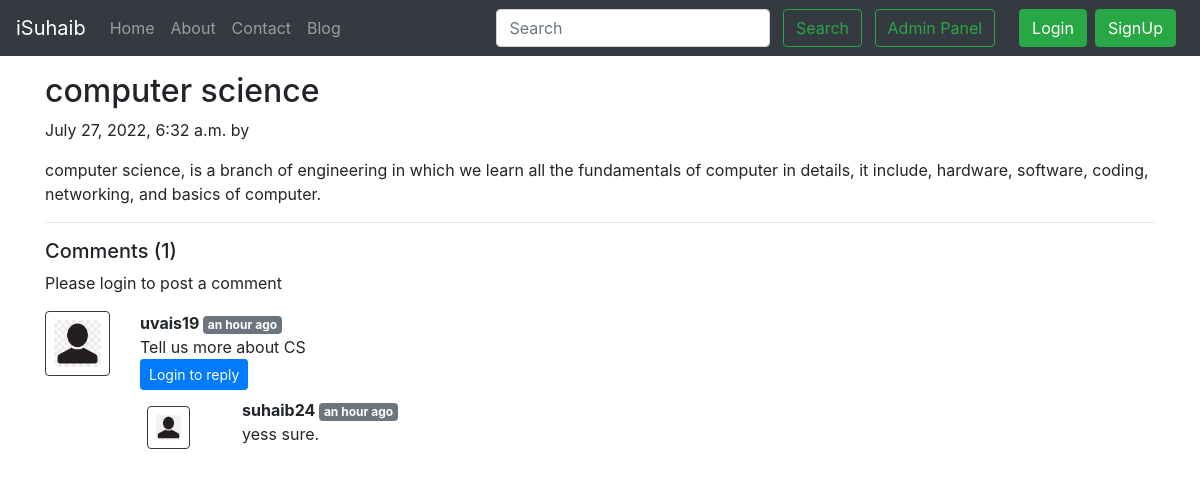
The page /blog/cs on the database its author committed.
### blog/models.py (models this page shows, shortened)
class Post(models.Model):
    id=models.AutoField(primary_key=True)
    title=models.CharField(max_length=255)
    user=models.ForeignKey(User, on_delete=models.CASCADE, default=0)
    slug=models.CharField(max_length=130)
    timeStamp=models.DateTimeField(blank=True, default=now)
    content=models.TextField()
    img = models.ImageField(upload_to='static', default=0)

class BlogComment(models.Model):
    id= models.AutoField(primary_key=True)
    comment=models.TextField()
    user=models.ForeignKey(User, on_delete=models.CASCADE)
    post=models.ForeignKey(Post, on_delete=models.CASCADE)
    parent=models.ForeignKey('self',on_delete=models.CASCADE, null=True )
    timestamp= models.DateTimeField(default=now)

### blog/views.py (the view)
# urls.py: path('<str:slug>', views.blogPost, name="blogPost"),
def blogPost(request, slug):
    post=Post.objects.filter(slug=slug).first()
    comments= BlogComment.objects.filter(post=post, parent=None)
    replies= BlogComment.objects.filter(post=post).exclude(parent=None)
    replyDict={}
    for reply in replies:
        if reply.parent.id not in replyDict.keys():
            replyDict[reply.parent.id]=[reply]
        else:
            replyDict[reply.parent.id].append(reply)
    context={'post':post, 'comments': comments, 'user': request.user, 'replyDict': replyDict}
    return render(request, "blog/blogPost.html", context)

### blog/templatetags/extras.py (called while the page is built)
@register.filter(name='get_val')
def get_val(dict, key):
    return dict.get(key)

### templates/blog/blogPost.html (shortened to what this page needs)
{% extends 'base.html' %}
{% block body %}
{% load humanize %}
{% load extras %}
<div class="container my-3">
    <h2 class="blog-post-title">{{post.title}}</h2>
    <p class="blog-post-meta">{{post.timeStamp}} by <a href="/about">{{post.author}}</a></p>
    <p>{{post.content}}</p>
    <hr>
</div>
<div class="container">
    <h5> Comments ({{comments.count}}) </h5>
    <div class="my-2">
        {% if user.is_authenticated %}
        <form action="/blog/postComment" method="post">
            {% csrf_token %}
            <div class="form-group">
                <label for="exampleInputEmail1">Post Comment </label>
                <input type="text" class="form-control" name="comment" placeholder="Enter comment here">
            </div>
            <input type="hidden" name="postid" value="{{post.id}}">
            <input type="hidden" name="parentid" value="">
            <button type="submit" class="btn btn-primary">Submit</button>
        </form>
        {% else %}
        Please login to post a comment
        {% endif %}
    </div>
{% for comment in comments %}
    <div class="row my-3">
        <div class="col-md-1  ">
            <img class="rounded mx-auto d-block w-100 border border-dark p-2" src="/static/img/user.jpg" alt="user">
        </div>
        <div class="col-md-11 ">
            <b> {{comment.user.username}} </b> <span class="badge badge-secondary ">{{comment.timestamp| naturaltime}}</span>
            <div>{{comment.comment}}</div>
            <div class="reply mx-0">
                {% if user.is_authenticated %}
                <button class="btn btn-sm btn-primary" type="button" data-toggle="collapse" data-target="#replyBox{{comment.id}}" aria-expanded="false" aria-controls="replyBox{{comment.id}}">
                    Reply
                </button>
                <div class="collapse" id="replyBox{{comment.id}}">
                    <div class="card card-body my-2">
                        <form action="/blog/postComment" method="post">
                            {% csrf_token %}
                            <div class="form-group">
                                <label for="comment">Post a reply </label>
                                <input type="text" class="form-control" name="comment" placeholder="Enter comment here">
                                <input type="hidden" name="parentid" value="{{comment.id}}">
                            </div>
                            <input type="hidden" name="postid" value="{{post.id}}">
                            <button type="submit" class="btn btn-primary">Submit</button>
                        </form>
                    </div>
                </div>
                {% else %}
                <button class="btn btn-sm btn-primary" type="button" data-toggle="collapse" data-target="#replyBox{{comment.id}}" aria-expanded="false" aria-controls="replyBox{{comment.id}}">
                    Login to reply
                </button>
                {% endif %}
                <div class="replies my-2 ">
                    {% for reply in replyDict|get_val:comment.id %}
                    <div class="row my-2">
                        <div class="col-md-1 ">
                            <img class="rounded mx-auto d-block w-75 my-2 border border-dark p-2" src="/static/img/user.jpg" alt="user">
                        </div>
                        <div class="col-md-11">
                            <div class="col-md-11 ">
                                <b> {{reply.user.username}} </b> <span class="badge badge-secondary ">{{reply.timestamp| naturaltime}}</span>
                                <div>{{reply.comment}}</div>
                            </div>
                            <br>
                        </div>
                    </div>
                    {% endfor %}
                </div>
            </div>
        </div>
    </div>
    {% endfor %}
</div>
{% endblock %}

### rows shown on the page
Post: title "computer science", timeStamp "July 27, 2022, 6:32 a.m.", content "computer science, is a branch of engineering in which we learn all the fundamentals of computer in details, it include, hardware, software, coding, networking, and basics of computer."
BlogComment: user.username "uvais19", timestamp "an hour ago", comment "Tell us more about CS"
BlogComment: user.username "suhaib24", timestamp "an hour ago", comment "yess sure."

### other values the page prints
{{ comments.count }} "1"
